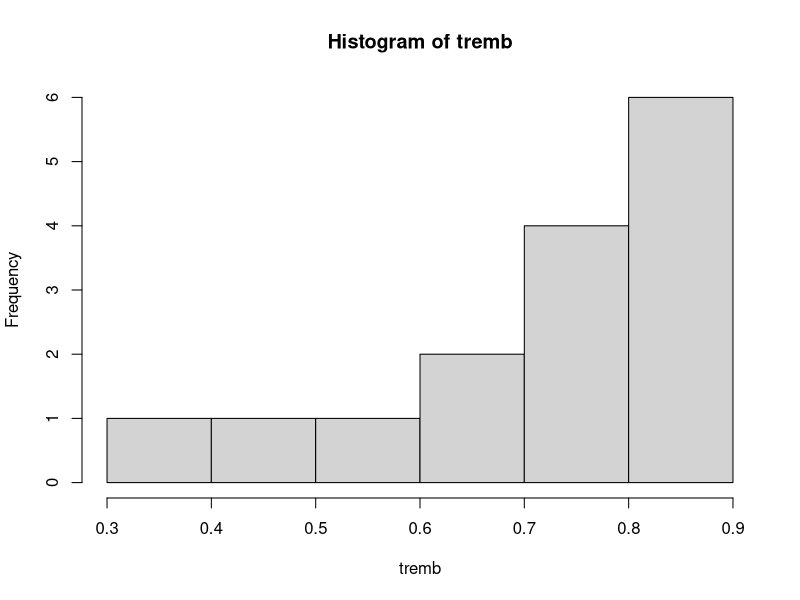
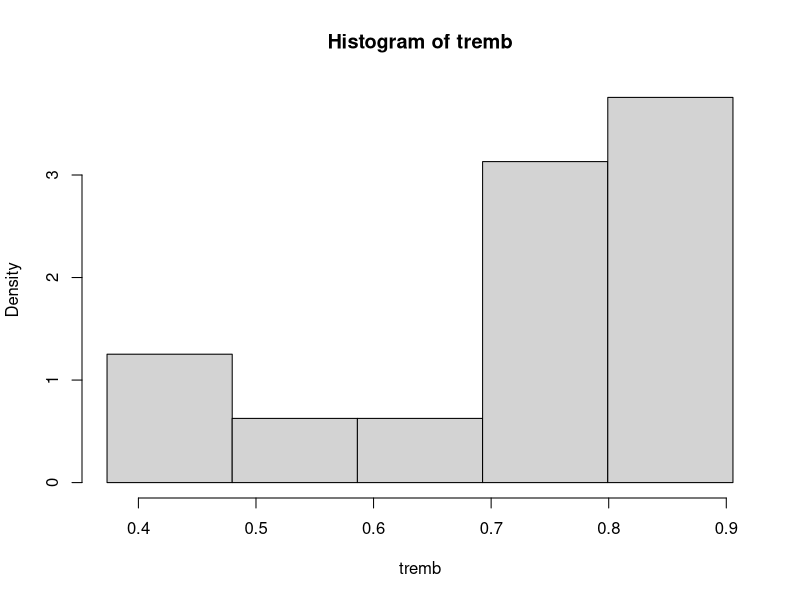
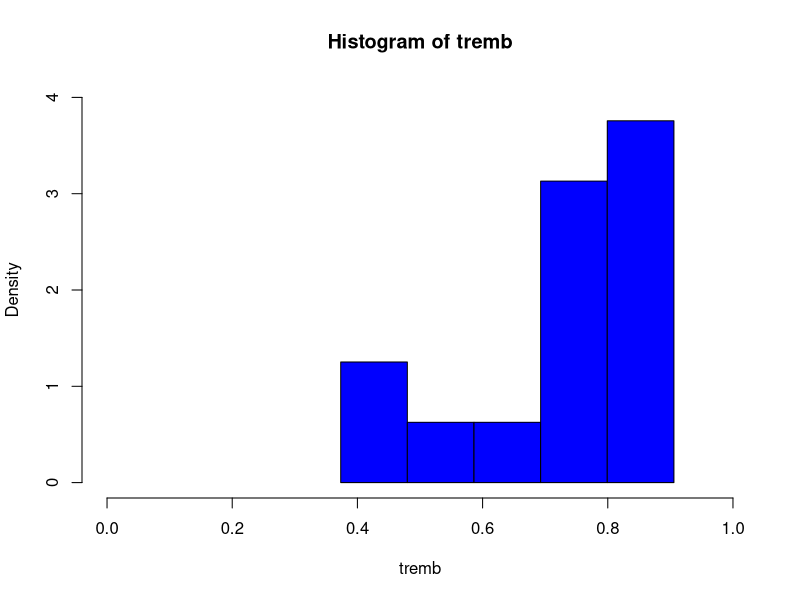
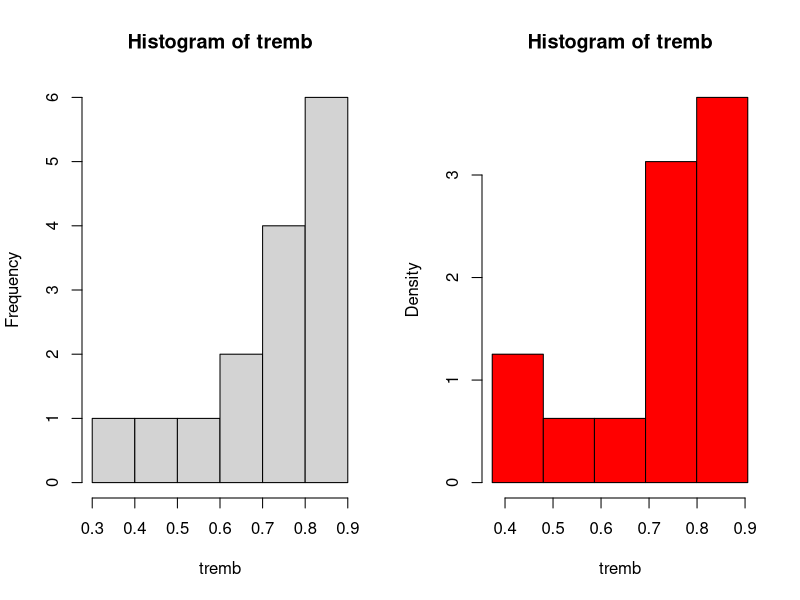
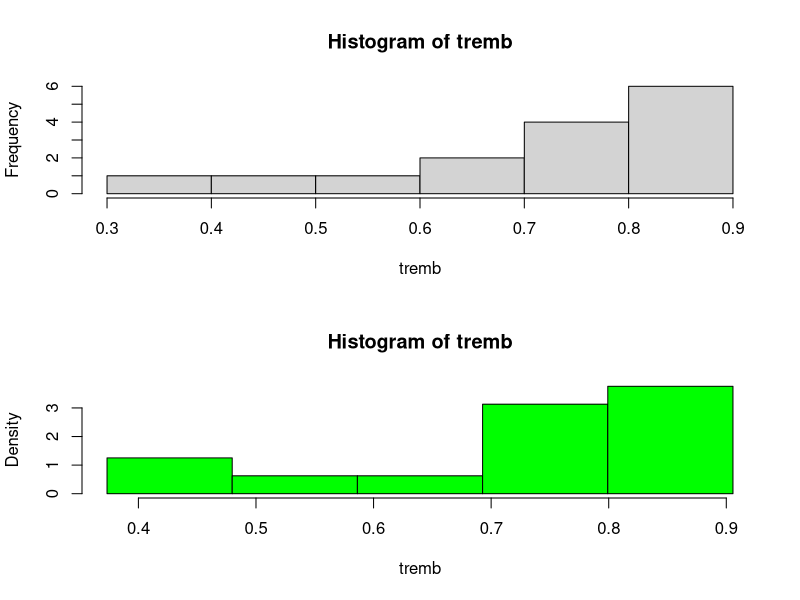
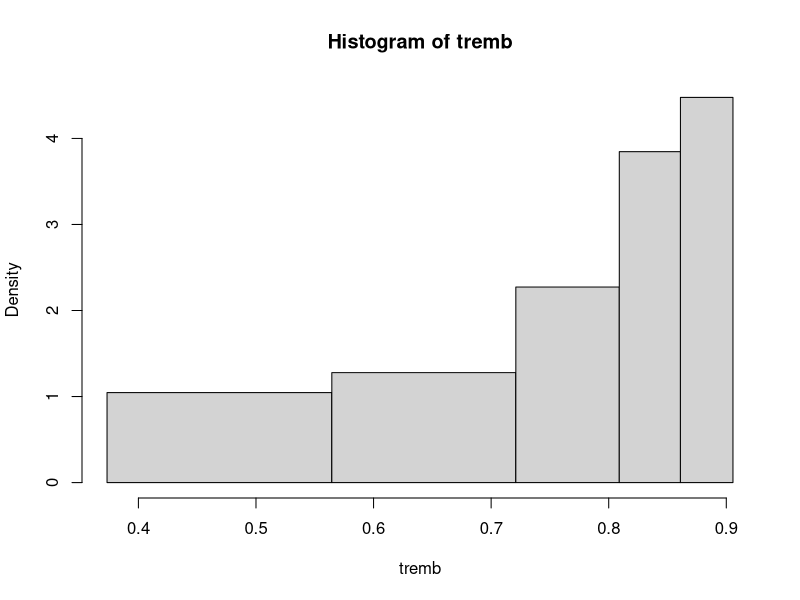
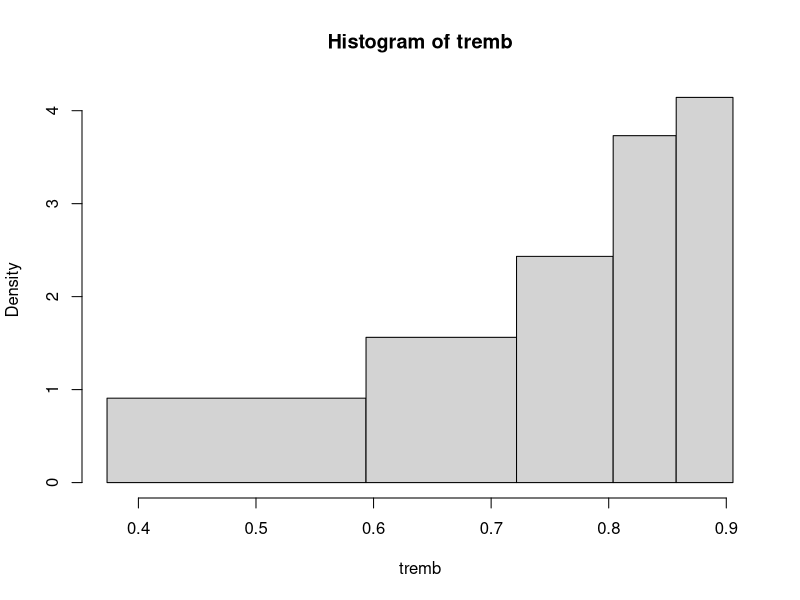
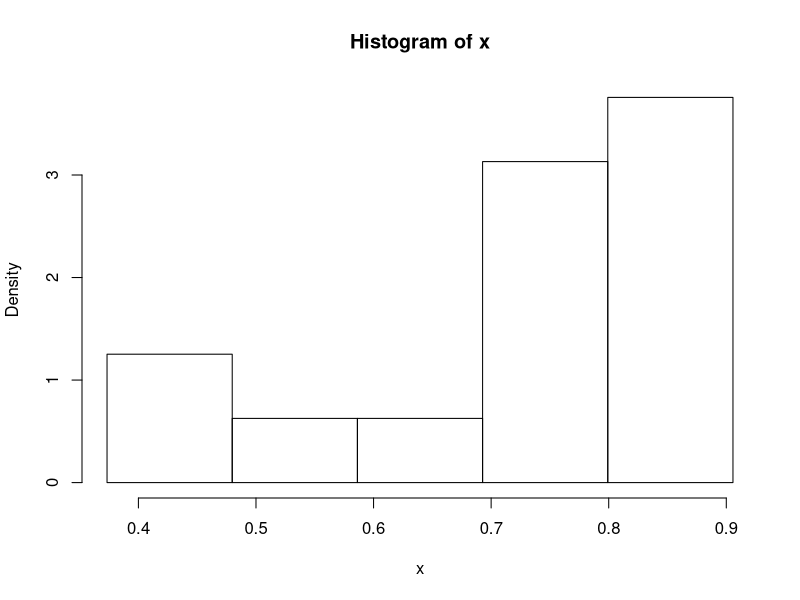

Recreate these plots in R, in order.
# Principes et Méthodes Statistiques
# Fiche 1 - Exercice 2

# Création du vecteur des données.
tremb<-c(0.516, 0.887, 0.783, 0.613, 0.697, 0.459, 0.724, 0.755, 0.867, 0.893, 0.835, 0.718, 0.851, 0.386, 0.855)

# Lecture des données.
tremb
tremb[2]

# Taille du vecteur.
n<-length(tremb)
n

# Données ordonnées.
trembord<-sort(tremb)
trembord

# Histogramme avec le paramétrage par défaut de R.
hist(tremb)

# Histogramme à classes de même largeur suivant les
# règles du cours.
# La règle de Sturges donne k = 5 classes.
# Calcul des bornes inférieure et supérieure.
a0<-trembord[1]-0.025*(trembord[n]-trembord[1])
a5<-trembord[n]+0.025*(trembord[n]-trembord[1])
a0
a5

# Largeur des classes
h<-(a5-a0)/5
h

# Bornes des classes : on partage [a0,a5] en 5 intervalles
# de largeur h.
bornes<-seq(a0,a5,h)
bornes

# Histogramme corespondant.
hist(tremb, prob=T, breaks=bornes)

# Même chose en couleur avec des limites aux axes.
hist(tremb, prob=T, breaks=bornes,col="blue", xlim=c(0,1), ylim=c(0,4))

# Pour avoir 2 figures dans la même fenêtre, sur une ligne et 2 colonnes.
par(mfcol=c(1,2))
hist(tremb)
hist(tremb, prob=T, breaks=bornes,col="red")

# Même chose avec 2 lignes et une colonne.
par(mfcol=c(2,1))
hist(tremb)
hist(tremb, prob=T, breaks=bornes,col="green")

# Retour à une seule figure par fenêtre.
par(mfcol=c(1,1))

# Histogramme à classes de même effectif
b<-c(3,6,9,12)
bornes<-c(a0,(trembord[b]+trembord[b+1])/2,a5)
histtremb<-hist(tremb, prob=T, breaks=bornes)

# Même chose en utilisant les quantiles empiriques
bornes<-c(a0,quantile(tremb,seq(1/5,4/5,1/5)),a5)
histtremb<-hist(tremb, prob=T, breaks=bornes)

# Fonction traçant un histogramme à classes de même largeur

histolarg <- function(x, xlim=NULL, col=NULL,...)
{
# nombre de données
n <- length(x)
# nombre de classes (règle de Sturges)
if (n<12) k<-5 else k <- round(log2(n)+1)
# bornes des classes
rangex <- max(x)-min(x)
a0 <- min(x)-0.025*rangex
ak <- max(x)+0.025*rangex
bornes <- seq(a0, ak, length=k+1)
# étendue du tracé
if (is.null(xlim))
xlim<-c(bornes[1], bornes[k+1])
# histogramme
histx<-hist(x, prob=T, col=col, breaks=bornes, xlim=xlim, ...)
# histx
}

# Appel de la fonction.
histolarg(tremb)
histolarg(tremb, col="red", xlim=c(0,1))
histolarg(tremb, col=4)
histolarg(tremb, xlim=c(0,1))

# Histogramme à classes de même effectif

histoeff <- function(x, xlim=NULL, col=NULL, ...)
{
sx <- sort(x)
n <- length(x)
k <- round(log(n)/log(2)+1)
rangex <- max(x)-min(x)
breaks <- c(min(x)-0.025*rangex, quantile(x, seq(1, k-1)/k), max(x)+0.025*rangex)
col <- 0
if (is.null(xlim)) xlim<-c(breaks[1], breaks[k+1])
hist(x, breaks=breaks, col=col, xlim=xlim, probability=T, ...)
}

histoeff(tremb)

# Pour imprimer une figure dans un fichier pdf
# possible aussi en postscript, jpeg,...
# pdf("fich1exo2histo.pdf")
# histolarg(tremb)
# dev.off()

# Fonction de répartition empirique.
plot(ecdf(tremb))

par(mfcol=c(1,2))

# Graphe de probabilités pour la loi uniforme.
plot(trembord,seq(1:n)/n)

# Graphe de probabilités pour la loi puissance.
plot(log(trembord),log(seq(1:n)/n))

# Superposition de la droite des moindres carrés pour la loi puissance.
abs<-log(trembord)
ord<-log(seq(1:n)/n)
reg<-lm(ord~abs)
lines(abs, fitted.values(reg))

# Estimation graphique des paramètres.
reg$coefficients
c<-reg$coefficients[2]
c
theta<-exp(-reg$coefficients[1]/reg$coefficients[2])
theta

